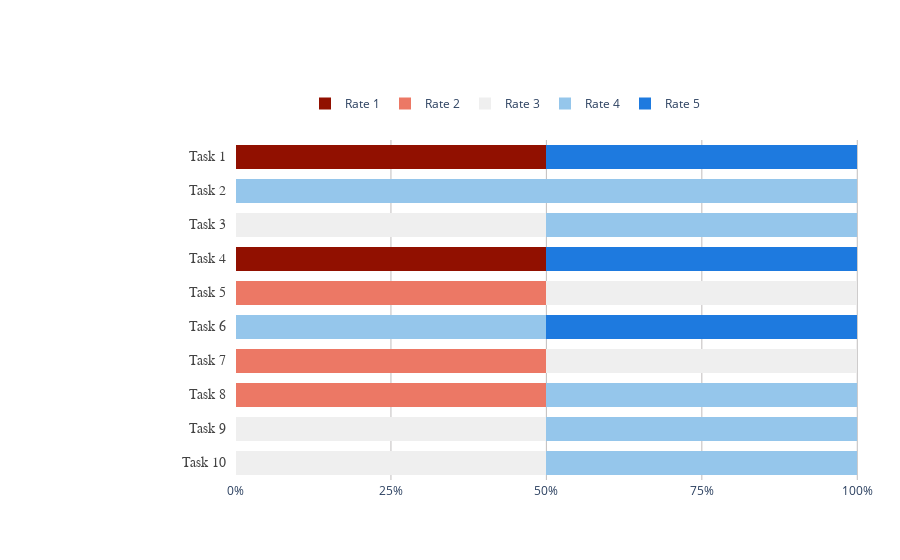

Notebook code for this chart:
### Code cell
import plotly.graph_objects as go

colors = ['#911000', '#ec7865',
          '#efefef', '#95c6eb',
          '#1e7adf']

x_data = df_percentages.iloc[:,0:5].values
y_data = ['Task 1', 'Task 2', 'Task 3', 'Task 4', 'Task 5', 'Task 6', 'Task 7', 'Task 8', 'Task 9', 'Task 10'][::-1]


fig = go.Figure()

for i in range(0, len(x_data[0])):
    fig.add_trace(go.Bar(
        x=x_data[:, i],
        y=y_data,  # Offset bars to increase space
        name=f'Rate {i+1}',  # Adding legend name
        orientation='h',
        marker=dict(
            color=colors[i],
            line=dict(color=colors[i], width=0)  # Set border color to match bar color and width to 0 to remove border

        ),
         width=0.7
    ))

fig.update_layout(
    xaxis=dict(
        showgrid=True,
        showline=True,
        showticklabels=True,
        zeroline=False,
        domain=[0.15, 1],
        gridcolor = '#C0BDBD'
    ),
    yaxis=dict(
        showgrid=False,
        showline=False,
        showticklabels=False,
        zeroline=False,
    ),
    barmode='stack',
    paper_bgcolor='rgb(256, 256, 256)',
    plot_bgcolor='rgb(256, 256, 256)',
    margin=dict(l=120, r=10, t=140, b=80),
    legend=dict(
        orientation="h",  # horizontal legend
        yanchor="top",
        y=1.15,
        xanchor="center",
        x=.5,
        traceorder="normal"
    )
)

annotations = []

for yd, xd in zip(y_data, x_data):
    # labeling the y-axis
    annotations.append(dict(xref='paper', yref='y',
                            x=0.14, y=yd,
                            xanchor='right',
                            text=str(yd),
                            font=dict(family='Arial', size=14,
                                      color='rgb(67, 67, 67)'),
                            showarrow=False, align='right'))
#     # labeling the first percentage of each bar (x_axis)
#     if xd[0] != 0:
#         annotations.append(dict(xref='x', yref='y',
#                                 x=xd[0] / 2, y=yd,
#                                 text=str(xd[0]) + '%',
#                                 font=dict(family='Arial', size=14,
#                                           color='rgb(248, 248, 255)'),
#                                 showarrow=False))

#     space = xd[0]
#     for i in range(1, len(xd)):
#         if xd[i] != 0:
#             # labeling the rest of percentages for each bar (x_axis)
#             annotations.append(dict(xref='x', yref='y',
#                                     x=space + (xd[i]/2), y=yd,
#                                     text=str(xd[i]) + '%',
#                                     font=dict(family='Arial', size=14,
#                                               color='rgb(248, 248, 255)'),
#                                     showarrow=False))

fig.update_layout(annotations=annotations)

x_percentage= [0, 25, 50, 75, 100]
fig.update_xaxes(
    tickvals=x_percentage,
    ticktext=[f"{val}%" for val in x_percentage]
)

fig.show()

### Figure 1 — Plotly figure (JSON) as saved in the notebook; plotly's stock layout.template omitted (floating-point values rounded to 4 significant figures)
{"data": [{"marker": {"color": "#911000", "line": {"color": "#911000", "width": 0}}, "name": "Rate 1", "orientation": "h", "type": "bar", "width": 0.7, "x": [0, 0, 0, 0, 0, 0, 50, 0, 0, 50], "y": ["Task 10", "Task 9", "Task 8", "Task 7", "Task 6", "Task 5", "Task 4", "Task 3", "Task 2", "Task 1"]}, {"marker": {"color": "#ec7865", "line": {"color": "#ec7865", "width": 0}}, "name": "Rate 2", "orientation": "h", "type": "bar", "width": 0.7, "x": [0, 0, 50, 50, 0, 50, 0, 0, 0, 0], "y": ["Task 10", "Task 9", "Task 8", "Task 7", "Task 6", "Task 5", "Task 4", "Task 3", "Task 2", "Task 1"]}, {"marker": {"color": "#efefef", "line": {"color": "#efefef", "width": 0}}, "name": "Rate 3", "orientation": "h", "type": "bar", "width": 0.7, "x": [50, 50, 0, 50, 0, 50, 0, 50, 0, 0], "y": ["Task 10", "Task 9", "Task 8", "Task 7", "Task 6", "Task 5", "Task 4", "Task 3", "Task 2", "Task 1"]}, {"marker": {"color": "#95c6eb", "line": {"color": "#95c6eb", "width": 0}}, "name": "Rate 4", "orientation": "h", "type": "bar", "width": 0.7, "x": [50, 50, 50, 0, 50, 0, 0, 50, 100, 0], "y": ["Task 10", "Task 9", "Task 8", "Task 7", "Task 6", "Task 5", "Task 4", "Task 3", "Task 2", "Task 1"]}, {"marker": {"color": "#1e7adf", "line": {"color": "#1e7adf", "width": 0}}, "name": "Rate 5", "orientation": "h", "type": "bar", "width": 0.7, "x": [0, 0, 0, 0, 50, 0, 50, 0, 0, 50], "y": ["Task 10", "Task 9", "Task 8", "Task 7", "Task 6", "Task 5", "Task 4", "Task 3", "Task 2", "Task 1"]}], "layout": {"annotations": [{"align": "right", "font": {"color": "rgb(67, 67, 67)", "family": "Arial", "size": 14}, "showarrow": false, "text": "Task 10", "x": 0.14, "xanchor": "right", "xref": "paper", "y": "Task 10", "yref": "y"}, {"align": "right", "font": {"color": "rgb(67, 67, 67)", "family": "Arial", "size": 14}, "showarrow": false, "text": "Task 9", "x": 0.14, "xanchor": "right", "xref": "paper", "y": "Task 9", "yref": "y"}, {"align": "right", "font": {"color": "rgb(67, 67, 67)", "family": "Arial", "size": 14}, "showarrow": false, "text": "Task 8", "x": 0.14, "xanchor": "right", "xref": "paper", "y": "Task 8", "yref": "y"}, {"align": "right", "font": {"color": "rgb(67, 67, 67)", "family": "Arial", "size": 14}, "showarrow": false, "text": "Task 7", "x": 0.14, "xanchor": "right", "xref": "paper", "y": "Task 7", "yref": "y"}, {"align": "right", "font": {"color": "rgb(67, 67, 67)", "family": "Arial", "size": 14}, "showarrow": false, "text": "Task 6", "x": 0.14, "xanchor": "right", "xref": "paper", "y": "Task 6", "yref": "y"}, {"align": "right", "font": {"color": "rgb(67, 67, 67)", "family": "Arial", "size": 14}, "showarrow": false, "text": "Task 5", "x": 0.14, "xanchor": "right", "xref": "paper", "y": "Task 5", "yref": "y"}, {"align": "right", "font": {"color": "rgb(67, 67, 67)", "family": "Arial", "size": 14}, "showarrow": false, "text": "Task 4", "x": 0.14, "xanchor": "right", "xref": "paper", "y": "Task 4", "yref": "y"}, {"align": "right", "font": {"color": "rgb(67, 67, 67)", "family": "Arial", "size": 14}, "showarrow": false, "text": "Task 3", "x": 0.14, "xanchor": "right", "xref": "paper", "y": "Task 3", "yref": "y"}, {"align": "right", "font": {"color": "rgb(67, 67, 67)", "family": "Arial", "size": 14}, "showarrow": false, "text": "Task 2", "x": 0.14, "xanchor": "right", "xref": "paper", "y": "Task 2", "yref": "y"}, {"align": "right", "font": {"color": "rgb(67, 67, 67)", "family": "Arial", "size": 14}, "showarrow": false, "text": "Task 1", "x": 0.14, "xanchor": "right", "xref": "paper", "y": "Task 1", "yref": "y"}], "barmode": "stack", "legend": {"orientation": "h", "traceorder": "normal", "x": 0.5, "xanchor": "center", "y": 1.15, "yanchor": "top"}, "margin": {"b": 80, "l": 120, "r": 10, "t": 140}, "paper_bgcolor": "rgb(256, 256, 256)", "plot_bgcolor": "rgb(256, 256, 256)", "xaxis": {"domain": [0.15, 1], "gridcolor": "#C0BDBD", "showgrid": true, "showline": true, "showticklabels": true, "ticktext": ["0%", "25%", "50%", "75%", "100%"], "tickvals": [0, 25, 50, 75, 100], "zeroline": false}, "yaxis": {"showgrid": false, "showline": false, "showticklabels": false, "zeroline": false}}}
